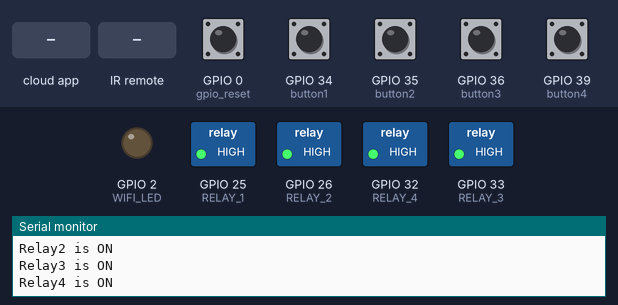
This sketch was run on a simulated ESP32. Shown: switched loads named in the sketch (green lamp = pin HIGH), output pins drawn as LEDs (lit = HIGH), the last lines printed to the serial monitor. Inputs (shaded band) come from the test bench; at power-on: GPIO 0 (gpio_reset), GPIO 34 (button1), GPIO 35 (button2), GPIO 36 (button3), GPIO 39 (button4) HIGH. WiFi joins after 1.5 s; servers stay silent unless stated; EEPROM starts erased.

Above: at 1.2 s.
1.3 s: the phone or cloud app sets Switch1 to 0
At 2.7 s:
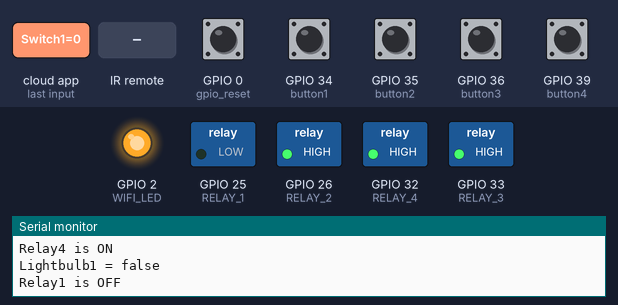
3.0 s: the phone or cloud app sets Switch2 to 0
At 3.7 s:
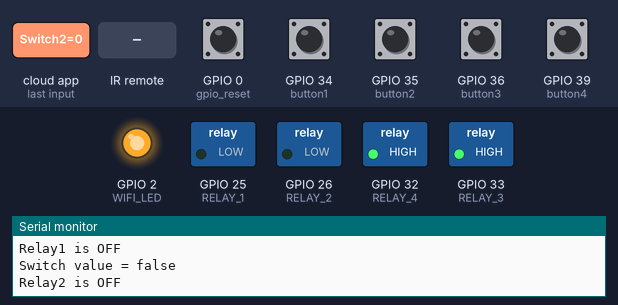
4.5 s: infrared code 0xDDADA8 received
At 5.6 s:
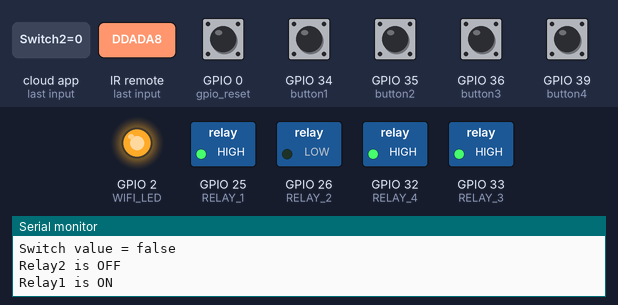
6.0 s: the phone or cloud app sets Switch2 to 1
At 7.2 s:
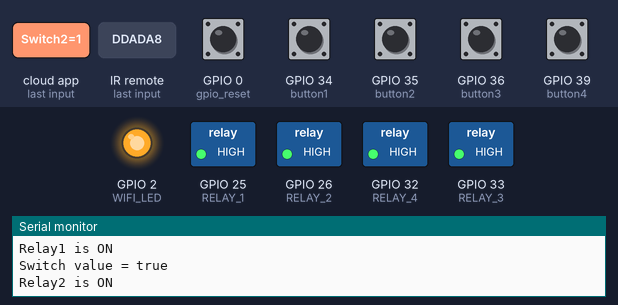
7.5 s: the phone or cloud app sets Switch3 to 0
At 8.4 s:
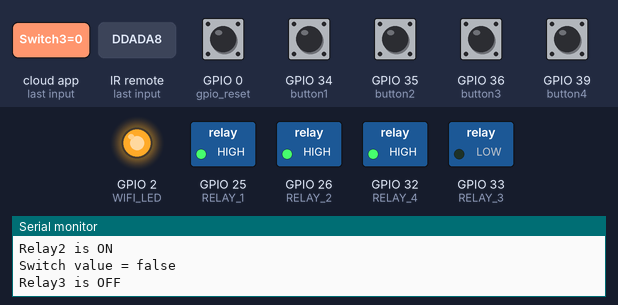
9.0 s: GPIO 39 (button4) pulled LOW for 0.15 s
At 9.15 s:
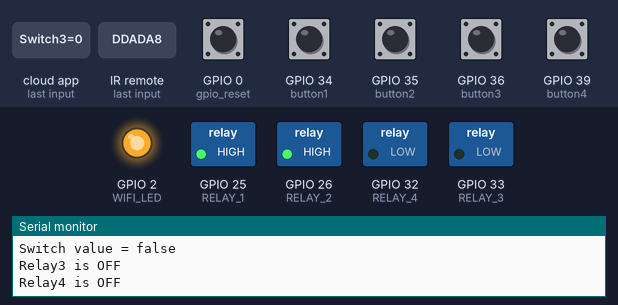
Timing chart, 0 to 11.7 s (numbered marks = the images above; inputs shaded):
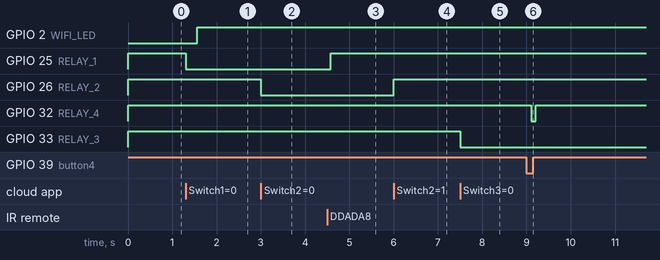

Measured:
- after the input at 1.3 s, GPIO 25 (RELAY_1): HIGH → LOW at once
- after the input at 3.0 s, GPIO 26 (RELAY_2): HIGH → LOW at once
- after the input at 4.5 s, GPIO 25 (RELAY_1): LOW → HIGH after 0.08 s
- after the input at 6.0 s, GPIO 26 (RELAY_2): LOW → HIGH at once
- after the input at 7.5 s, GPIO 33 (RELAY_3): HIGH → LOW at once
- after the input at 9.0 s, GPIO 32 (RELAY_4): HIGH → LOW after 0.11 s, → HIGH 0.10 s later

The sketch:

03ESP32_RainR4SW_rf433_03.ino
```cpp
/*************************************************************************************************
    Source from
    Created By: Tauseef Ahmad
    Created On: 28 July, 2022

    YouTube Video: https://youtu.be/inVhQaKLdlk
    My Channel: https://www.youtube.com/channel/UCOXYfOHgu-C-UfGyDcu5sYw/

    Update Read Modbus Temperature and Humidity
    Created By: Sompoch Tongnamtiang
    Created On: 20 Sep, 2022
    Facebook : https://www.facebook.com/smfthailand
    YouTube Channel : https://www.youtube.com/bugkuska
 *  *********************************************************************************************
    Preferences--> Aditional boards Manager URLs :
    For ESP32 (2.0.3):
    https://raw.githubusercontent.com/espressif/arduino-esp32/gh-pages/package_esp32_index.json
 *  *********************************************************************************************
    Install the following libraries :
    1. ezButton
    2. RCSwitch
 ***********************************************************************************************/
//==============rf433===============//
#include <RCSwitch.h>
const int rfreceive_pin = 27;
RCSwitch mySwitch = RCSwitch();
//==============rf433===============//

//===========RainMaker=============//
#include "RMaker.h"
#include "WiFi.h"
#include "WiFiProv.h"
#include <EEPROM.h>
//===========RainMaker=============//

//=============ezButton============//
//install these libraries
#include <ezButton.h>
//#include <IRremote.h>
//=======IR Remote&ezButton========//

//===========BLE Services==========//
const char *service_name = "PROV_12345";
const char *pop = "1234567";
//===========BLE Services==========//

//==============EEPROM=============//
#define EEPROM_SIZE 4
//==============EEPROM=============//

//=====define the Device Names=====//
char device1[] = "Switch1";
char device2[] = "Switch2";
char device3[] = "Switch3";
char device4[] = "Switch4";
//=====define the Device Names=====//

//======GPIO Connect to Relay======//
static uint8_t RELAY_1 = 25;
static uint8_t RELAY_2 = 26;
static uint8_t RELAY_3 = 33;
static uint8_t RELAY_4 = 32;
//======GPIO Connect to Relay======//

//=========GPIO Manual SW==========//
ezButton button1(34);
ezButton button2(35);
ezButton button3(36);
ezButton button4(39);
//=========GPIO Manual SW==========//

//=======Wi-Fi & gpio reset========//
static uint8_t WIFI_LED = 2;
static uint8_t gpio_reset = 0;
//=======Wi-Fi & gpio reset========//

//===========Relay State===========//
bool STATE_RELAY_1 = LOW;
bool STATE_RELAY_2 = LOW;
bool STATE_RELAY_3 = LOW;
bool STATE_RELAY_4 = LOW;
//===========Relay State===========//

//========Standard Devices=========//
//The framework provides some standard device types
//like switch, lightbulb, fan, temperature sensor.
static Switch my_switch1(device1, &RELAY_1);
static Switch my_switch2(device2, &RELAY_2);
static Switch my_switch3(device3, &RELAY_3);
static Switch my_switch4(device4, &RELAY_4);
//========Standard Devices=========//

/*********************************
   sysProvEvent Function
*********************************/
void sysProvEvent(arduino_event_t *sys_event) {
  switch (sys_event->event_id) {
    case ARDUINO_EVENT_PROV_START:
#if CONFIG_IDF_TARGET_ESP32
      Serial.printf("\nProvisioning Started with name \"%s\" and PoP \"%s\" on BLE\n", service_name, pop);
      printQR(service_name, pop, "ble");
#else
      Serial.printf("\nProvisioning Started with name \"%s\" and PoP \"%s\" on SoftAP\n", service_name, pop);
      printQR(service_name, pop, "softap");
#endif
      break;
    case ARDUINO_EVENT_WIFI_STA_CONNECTED:
      Serial.printf("\nConnected to Wi-Fi!\n");
      digitalWrite(WIFI_LED, HIGH);
      break;
  }
}

/*************************************
   write_callback Function
*************************************/
void write_callback(Device *device, Param *param, const param_val_t val, void *priv_data, write_ctx_t *ctx) {
  const char *device_name = device->getDeviceName();
  const char *param_name = param->getParamName();
  //----------------------------------------------------------------------------------
  if (strcmp(device_name, device1) == 0) {

    Serial.printf("Lightbulb1 = %s\n", val.val.b ? "true" : "false");

    if (strcmp(param_name, "Power") == 0) {
      //Serial.printf("Received value = %s for %s - %s\n", val.val.b? "true" : "false", device_name, param_name);
      STATE_RELAY_1 = val.val.b;
      STATE_RELAY_1 = !STATE_RELAY_1;
      control_relay(1, RELAY_1, STATE_RELAY_1);
      (STATE_RELAY_1 == false) ? digitalWrite(RELAY_1, LOW) : digitalWrite(RELAY_1, HIGH);
      param->updateAndReport(val);
    }
  }
  //----------------------------------------------------------------------------------
  else if (strcmp(device_name, device2) == 0) {

    Serial.printf("Switch value = %s\n", val.val.b ? "true" : "false");

    if (strcmp(param_name, "Power") == 0) {
      //Serial.printf("Received value = %s for %s - %s\n", val.val.b? "true" : "false", device_name, param_name);
      STATE_RELAY_2 = val.val.b;
      STATE_RELAY_2 = !STATE_RELAY_2;
      control_relay(2, RELAY_2, STATE_RELAY_2);
      (STATE_RELAY_2 == false) ? digitalWrite(RELAY_2, LOW) : digitalWrite(RELAY_2, HIGH);
      param->updateAndReport(val);
    }
  }
  //----------------------------------------------------------------------------------
  else if (strcmp(device_name, device3) == 0) {

    Serial.printf("Switch value = %s\n", val.val.b ? "true" : "false");

    if (strcmp(param_name, "Power") == 0) {
      //Serial.printf("Received value = %s for %s - %s\n", val.val.b? "true" : "false", device_name, param_name);
      STATE_RELAY_3 = val.val.b;
      STATE_RELAY_3 = !STATE_RELAY_3;
      control_relay(3, RELAY_3, STATE_RELAY_3);
      (STATE_RELAY_3 == false) ? digitalWrite(RELAY_3, LOW) : digitalWrite(RELAY_3, HIGH);
      param->updateAndReport(val);
    }
  }
  //----------------------------------------------------------------------------------
  else if (strcmp(device_name, device4) == 0) {

    Serial.printf("Switch value = %s\n", val.val.b ? "true" : "false");

    if (strcmp(param_name, "Power") == 0) {
      //Serial.printf("Received value = %s for %s - %s\n", val.val.b? "true" : "false", device_name, param_name);
      STATE_RELAY_4 = val.val.b;
      STATE_RELAY_4 = !STATE_RELAY_4;
      control_relay(4, RELAY_4, STATE_RELAY_4);
      (STATE_RELAY_4 == false) ? digitalWrite(RELAY_4, LOW) : digitalWrite(RELAY_4, HIGH);
      param->updateAndReport(val);
    }
  }
  //----------------------------------------------------------------------------------
}

/****************************************
   setup Function
****************************************/
void setup() {
  //------------------------------------------------------------------------------
  uint32_t chipId = 0;
  Serial.begin(9600);
  //Serial2.begin(9600, SERIAL_8N1, RX2, TX2); //RX2=16,RO ,TX2=17, DI
  //node1.begin(1, Serial2);
  //------------------------------------------------------------------------------
  // initialize EEPROM with predefined size
  EEPROM.begin(EEPROM_SIZE);
  //------------------------------------------------------------------------------
  //IrReceiver.begin(IR_RECEIVE_PIN); // Start the IR receiver
  //------------------------------------------------------------------------------

  //RF433 Mhz
  mySwitch.enableReceive(rfreceive_pin);

  //Start read DHT11
  //dht.begin();  //เริ่มอ่านข้อมูล DHT Sensor

  // Set the Relays GPIOs as output mode
  pinMode(RELAY_1, OUTPUT);
  pinMode(RELAY_2, OUTPUT);
  pinMode(RELAY_3, OUTPUT);
  pinMode(RELAY_4, OUTPUT);
  //------------------------------------------------------------------------------
  // set debounce time to 100 milliseconds
  button1.setDebounceTime(100);
  button2.setDebounceTime(100);
  button3.setDebounceTime(100);
  button4.setDebounceTime(100);
  //------------------------------------------------------------------------------
  pinMode(gpio_reset, INPUT);
  pinMode(WIFI_LED, OUTPUT);
  digitalWrite(WIFI_LED, LOW);
  //------------------------------------------------------------------------------
  // Write to the GPIOs the default state on booting
  digitalWrite(RELAY_1, !STATE_RELAY_1);
  digitalWrite(RELAY_2, !STATE_RELAY_2);
  digitalWrite(RELAY_3, !STATE_RELAY_3);
  digitalWrite(RELAY_4, !STATE_RELAY_4);
  //------------------------------------------------------------------------------
  Node my_node;
  my_node = RMaker.initNode("xESP32R4SW_RF433x");
  //------------------------------------------------------------------------------
  //Standard switch device
  my_switch1.addCb(write_callback);
  my_switch2.addCb(write_callback);
  my_switch3.addCb(write_callback);
  my_switch4.addCb(write_callback);
  //------------------------------------------------------------------------------
  //Add switch device to the node
  my_node.addDevice(my_switch1);
  my_node.addDevice(my_switch2);
  my_node.addDevice(my_switch3);
  my_node.addDevice(my_switch4);
  //------------------------------------------------------------------------------
  //This is optional
  RMaker.enableOTA(OTA_USING_PARAMS);
  //If you want to enable scheduling, set time zone for your region using setTimeZone().
  //The list of available values are provided here https://rainmaker.espressif.com/docs/time-service.html
  RMaker.setTimeZone("Asia/Bangkok");
  // Alternatively, enable the Timezone service and let the phone apps set the appropriate timezone
  RMaker.enableTZService();
  RMaker.enableSchedule();
  //------------------------------------------------------------------------------
  //Service Name
  for (int i = 0; i < 17; i = i + 8) {
    chipId |= ((ESP.getEfuseMac() >> (40 - i)) & 0xff) << i;
  }

  Serial.printf("\nChip ID:  %d Service Name: %s\n", chipId, service_name);
  //------------------------------------------------------------------------------
  Serial.printf("\nStarting ESP-RainMaker\n");
  RMaker.start();
  //------------------------------------------------------------------------------
  // Timer for Sending Sensor's Data
  //timer.setInterval(10000L, dhtSensorData);

  WiFi.onEvent(WiFiEvent);

  WiFi.onEvent(sysProvEvent);
#if CONFIG_IDF_TARGET_ESP32
  WiFiProv.beginProvision(WIFI_PROV_SCHEME_BLE, WIFI_PROV_SCHEME_HANDLER_FREE_BTDM, WIFI_PROV_SECURITY_1, pop, service_name);
#else
  WiFiProv.beginProvision(WIFI_PROV_SCHEME_SOFTAP, WIFI_PROV_SCHEME_HANDLER_NONE, WIFI_PROV_SECURITY_1, pop, service_name);
#endif
  //------------------------------------------------------------------------------
  STATE_RELAY_1 = EEPROM.read(0);
  STATE_RELAY_2 = EEPROM.read(1);
  STATE_RELAY_3 = EEPROM.read(2);
  STATE_RELAY_4 = EEPROM.read(3);

  digitalWrite(RELAY_1, STATE_RELAY_1);
  digitalWrite(RELAY_2, STATE_RELAY_2);
  digitalWrite(RELAY_3, STATE_RELAY_3);
  digitalWrite(RELAY_4, STATE_RELAY_4);

  my_switch1.updateAndReportParam(ESP_RMAKER_DEF_POWER_NAME, STATE_RELAY_1);
  my_switch2.updateAndReportParam(ESP_RMAKER_DEF_POWER_NAME, STATE_RELAY_2);
  my_switch3.updateAndReportParam(ESP_RMAKER_DEF_POWER_NAME, STATE_RELAY_3);
  my_switch4.updateAndReportParam(ESP_RMAKER_DEF_POWER_NAME, STATE_RELAY_4);

  Serial.printf("Relay1 is %s \n", STATE_RELAY_1 ? "ON" : "OFF");
  Serial.printf("Relay2 is %s \n", STATE_RELAY_2 ? "ON" : "OFF");
  Serial.printf("Relay3 is %s \n", STATE_RELAY_3 ? "ON" : "OFF");
  Serial.printf("Relay4 is %s \n", STATE_RELAY_4 ? "ON" : "OFF");
  //------------------------------------------------------------------------------
}

//======Check connect to wifi======//
void WiFiEvent(WiFiEvent_t event, arduino_event_info_t info) {
  switch (event) {
    case ARDUINO_EVENT_WIFI_STA_DISCONNECTED:
      Serial.println("Disconnected from station, attempting reconnection");
      WiFi.reconnect();
      break;
    default:
      break;
  }
}
//======Check connect to wifi======//

/**********************************
   loop Function
**********************************/
void loop() {
  //------------------------------------------------------------------------------
  // Read GPIO0 (external button to reset device
  if (digitalRead(gpio_reset) == LOW) {  //Push button pressed
    Serial.printf("Reset Button Pressed!\n");
    // Key debounce handling
    delay(100);
    int startTime = millis();
    while (digitalRead(gpio_reset) == LOW) delay(50);
    int endTime = millis();
    //_______________________________________________________________________
    if ((endTime - startTime) > 10000) {
      // If key pressed for more than 10secs, reset all
      Serial.printf("Reset to factory.\n");
      RMakerFactoryReset(2);
    }
    //_______________________________________________________________________
    else if ((endTime - startTime) > 3000) {
      Serial.printf("Reset Wi-Fi.\n");
      // If key pressed for more than 3secs, but less than 10, reset Wi-Fi
      RMakerWiFiReset(2);
    }
    //_______________________________________________________________________
  }
  //------------------------------------------------------------------------------
  delay(100);

  if (WiFi.status() != WL_CONNECTED) {
    //Serial.println("WiFi Not Connected");
    digitalWrite(WIFI_LED, LOW);
  } else {
    //Serial.println("WiFi Connected");
    digitalWrite(WIFI_LED, HIGH);
  }
  //------------------------------------------------------------------------------
  button_control();
  remoterf433_control();
}

/**********************************
   button_control function:
 *********************************/
void button_control() {
  button1.loop();
  if (button1.isPressed()) {
    control_relay(1, RELAY_1, STATE_RELAY_1);
    my_switch1.updateAndReportParam(ESP_RMAKER_DEF_POWER_NAME, STATE_RELAY_1);
  }
  button2.loop();
  if (button2.isPressed()) {
    control_relay(2, RELAY_2, STATE_RELAY_2);
    my_switch2.updateAndReportParam(ESP_RMAKER_DEF_POWER_NAME, STATE_RELAY_2);
  }
  button3.loop();
  if (button3.isPressed()) {
    control_relay(3, RELAY_3, STATE_RELAY_3);
    my_switch3.updateAndReportParam(ESP_RMAKER_DEF_POWER_NAME, STATE_RELAY_3);
  }
  button4.loop();
  if (button4.isPressed()) {
    control_relay(4, RELAY_4, STATE_RELAY_4);
    my_switch4.updateAndReportParam(ESP_RMAKER_DEF_POWER_NAME, STATE_RELAY_4);
  }
}

/************************************
   control_relay Function
************************************/
void control_relay(int relay_no, int relay_pin, boolean &status) {
  status = !status;
  digitalWrite(relay_pin, status);
  EEPROM.write(relay_no - 1, status);
  EEPROM.commit();
  String text = (status) ? "ON" : "OFF";
  Serial.println("Relay" + String(relay_no) + " is " + text);
}

/************************************
   rf433 remote_control Function
************************************/
void remoterf433_control() {
  if (mySwitch.available()) {
    int value = mySwitch.getReceivedValue();

    if (value == 14527912) {
      control_relay(1, RELAY_1, STATE_RELAY_1);
      my_switch1.updateAndReportParam(ESP_RMAKER_DEF_POWER_NAME, STATE_RELAY_1);
    } else if (value == 16736113) {
      control_relay(2, RELAY_2, STATE_RELAY_2);
      my_switch2.updateAndReportParam(ESP_RMAKER_DEF_POWER_NAME, STATE_RELAY_2);
    } else if (value == 16736114) {
      control_relay(3, RELAY_3, STATE_RELAY_3);
      my_switch3.updateAndReportParam(ESP_RMAKER_DEF_POWER_NAME, STATE_RELAY_3);
    } else if (value == 16736120) {
      control_relay(4, RELAY_4, STATE_RELAY_4);
      my_switch4.updateAndReportParam(ESP_RMAKER_DEF_POWER_NAME, STATE_RELAY_4);
    }
    mySwitch.resetAvailable();
  }
}
```
